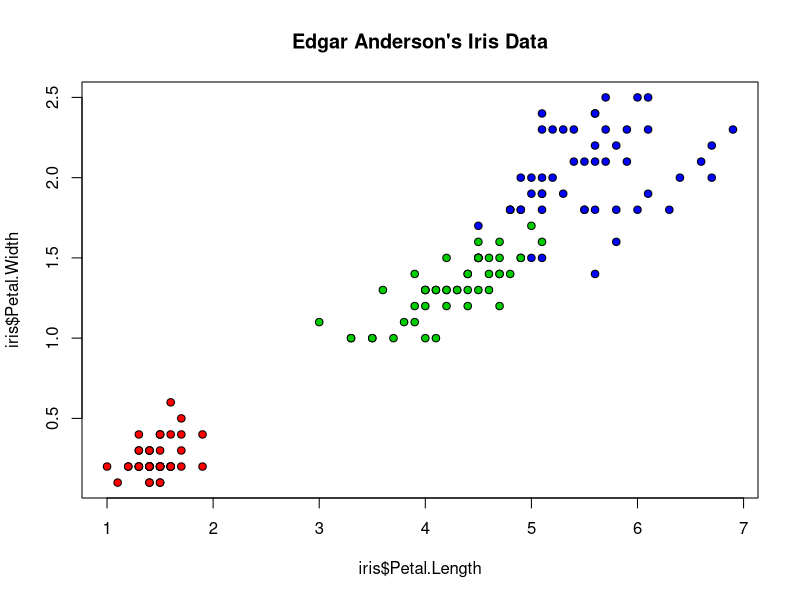
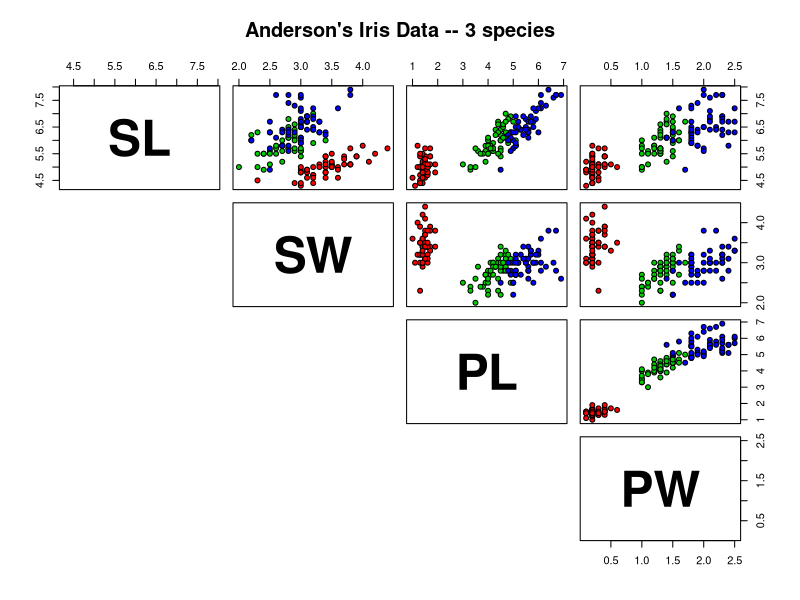

These charts were generated, in order, by the following R code:
###################################################################################################
## PROGRAM: dplyr_examples.r
## PURPOSE: To provide a demo of using the dplyr data manipution functions on the iris dataset
## Iris Data: https://warwick.ac.uk/fac/sci/moac/people/students/peter_cock/r/iris_plots
## Git Crash Course: https://www.youtube.com/watch?v=SWYqp7iY_Tc&t=1024s
## SAS and R Book: https://labstatunisba.files.wordpress.com/2015/02/sas-and-r_-data-management-statistical-analysis-and-graphics-second-edition-chapman-and-hall_crc-2014.pdf
## NOTES ON THE IRIS DATASET
##    The iris dataset contains four measurements for 150 flowers from three species of iris 
##    1.Iris setosa, 2. versicolor and 3. virginica
##    the Petal is the flower and the Sepal is the leaves around the flower
##    Petal.Length, Petal.Width, Sepal.Length, Sepal.Width are measured by Species
###################################################################################################
#show that the iris data is stored as a data frame
class(iris)
#show the variable names in the data frame
toupper(colnames(iris))
#save the petal length to a vector
petal_length<-iris[,"Petal.Length"] # or iris[,3] 
#scatterplot the length vs. width by species with red dots for Iris setosa, green dots for versicolor, and blue dots for virginica
plot(iris$Petal.Length, iris$Petal.Width, pch=21, bg=c("red","green3","blue")[unclass(iris$Species)], main="Edgar Anderson's Iris Data")
#Draftsman display of the scatterplot - note that virginica (blue) usually has greater lengths and widths of both the Petal and Sepal
#   however, versicolor (green) and virginica (blue) have similar Sepal Width and Length making it difficult to use Sepal measurements to differentiate the two 
pairs(iris[1:4], main = "Anderson's Iris Data -- 3 species", pch = 21, bg = c("red", "green3", "blue")[unclass(iris$Species)], lower.panel=NULL, labels=c("SL","SW","PL","PW"), font.labels=2, cex.labels=4.5) 
setosa_data<-subset(iris,Species=="setosa")
summary(setosa_data)
versicolor_data<-subset(iris,Species=="versicolor")
summary(versicolor_data)
virginica_data<-subset(iris,Species=="virginica")
summary(virginica_data)
#SHOW THE MEAN LENGTHS AND WIDTHS
paste0("The Setosa (Red) has Petal Length Avg=",with(setosa_data,mean(Petal.Length)),", Petal Width Avg=",with(setosa_data,mean(Petal.Width)),", Sepal Width Avg=",with(setosa_data,mean(Sepal.Width)),", Sepal Width Avg=",with(setosa_data,mean(Sepal.Width)))
paste0("The Versicolor (Green) has Petal Length Avg=",with(versicolor_data,mean(Petal.Length)),", Petal Width Avg=",with(versicolor_data,mean(Petal.Width)),", Sepal Width Avg=",with(versicolor_data,mean(Sepal.Width)),", Sepal Width Avg=",with(versicolor_data,mean(Sepal.Width)))
paste0("The Virginica (Blue) has Petal Length Avg=",with(virginica_data,mean(Petal.Length)),", Petal Width Avg=",with(virginica_data,mean(Petal.Width)),", Sepal Width Avg=",with(virginica_data,mean(Sepal.Width)),", Sepal Width Avg=",with(virginica_data,mean(Sepal.Width)))
#USE THE DPLYR PACKAGE ON THE IRIS DATA
library(dplyr)
#make the names all lower case
names(iris) <- tolower(names(iris))
names(iris)
#show only observations for the virginica species with a sepal length greater than 5 - Note the triple colon operator as filter() is in more than one package
virginica_Length5 <- dplyr::filter(iris, species == "virginica",sepal.length>5)
virginica_Length5
# create a new variable that stores logical values saying whether sepal.width is greater than half of sepal.length
newVar <- mutate(iris, greater.half = sepal.width > 0.5 * sepal.length)
head(newVar)
tail(newVar)
# the pipeline %>% aka the chain operator allows us to first filter, and then arrange our data. 
arr.setosa <- newVar %>% dplyr::filter(species == "setosa") %>% arrange(desc(sepal.length))
arr.setosa[1:25,] # will show us rows 1 through 25
#show the average sepal length for the setosa species
summarise(arr.setosa, mean.length.setosa = mean(sepal.length, na.rm = TRUE))
arr.virg <- newVar %>% dplyr::filter(species == "virginica") %>% arrange(desc(sepal.length))
#show the average sepal length for the virginica species
summarise(arr.virg, mean.length.virg = mean(sepal.length, na.rm = TRUE))
#make a versicolor dataset that is sorted by sepal length
arr.versi <- newVar %>% dplyr::filter(species == "versicolor") %>% arrange(sepal.length)
#show the max sepal length for the versicolor species
summarise(arr.versi, mean.length.versi = mean(sepal.length, na.rm = TRUE))
